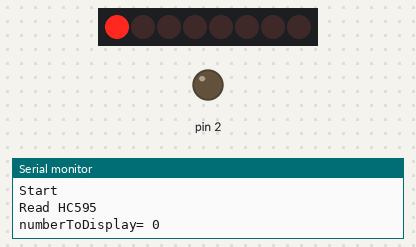
Recording of a sketch running on a simulated Arduino Uno, built with avr-gcc and run on an emulated ATmega328P. On the bench: 8 shift-register outputs drawn as a row of LEDs (first output left, lit = HIGH), output pins drawn as LEDs (lit = HIGH), the last lines printed to the serial monitor. Wiring (inferred from the names in the program): shift register (74HC595): data pin 13; shift clock pin 14; latch pin 16. Wiring (inferred from the signals the program sends): row of LEDs: on Q0, Q1, Q2, Q3, Q4, Q5, Q6, Q7. Pins used as bus, display or sensor lines are not drawn.

Above: at 0.7 s.
At 5.5 s:
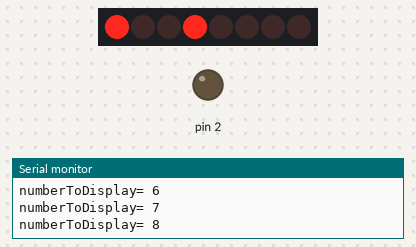
At 10.3 s:
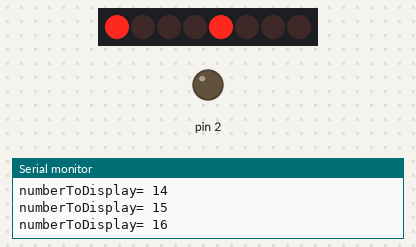
At 19.9 s:
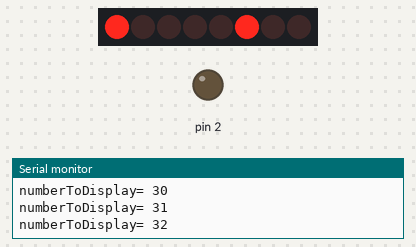
At 29.5 s:
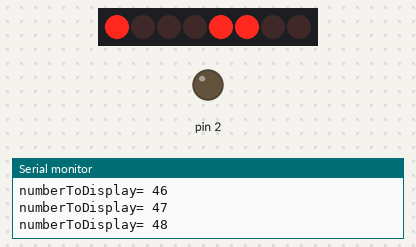
At 39.1 s:
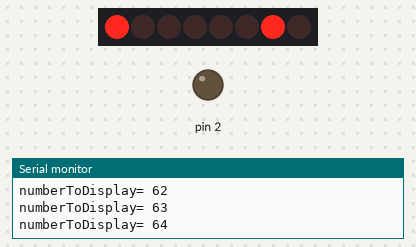
Timing chart, 0 to 40.0 s (numbered marks = the images above):
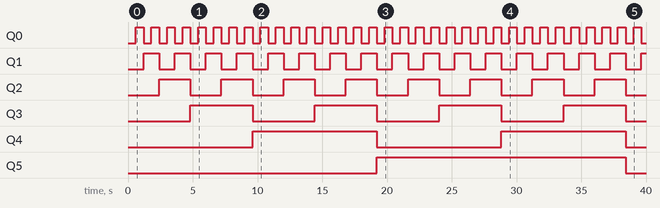

The sketch:

sketch_oct22b.ino
```cpp
//**************************************************************//
//  Name    : shiftOutCode, Hello World
//  Author  : Carlyn Maw,Tom Igoe, David A. Mellis
//  Date    : 25 Oct, 2006
//  Modified: 21 Mar 2010
//  Modified: 19 Feb 2011
//  Version : 2.0
//  Notes   : Программа использует два сдвиговых регистра 74HC595
//          : для вывода значений от 0 до 255
//****************************************************************

//Пин подключен к ST_CP входу 74HC595
int latchPin = 16;
//Пин подключен к SH_CP входу 74HC595
int clockPin = 14;
//Пин подключен к DS входу 74HC595
int dataPin = 13;


void setup() {
  //устанавливаем режим OUTPUT
  Serial.begin(115200);
  delay(10);

  // prepare GPIO2
  pinMode(2, OUTPUT);
  digitalWrite(2, 0);
  pinMode(latchPin, OUTPUT);
  pinMode(clockPin, OUTPUT);
  pinMode(dataPin, OUTPUT);
  Serial.println("Start");
}

void loop() {
  // отсчитываем от 0 до 255  и отображаем значение на светодиоде
  Serial.println("Read HC595");
    for (int numberToDisplay = 0; numberToDisplay < 256; numberToDisplay++) {
    // устанавливаем синхронизацию "защелки" на LOW
    digitalWrite(latchPin, LOW);
    // передаем последовательно на dataPin
    shiftOut(dataPin, clockPin, MSBFIRST, numberToDisplay);

    //"защелкиваем" регистр, тем самым устанавливая значения на выходах
    digitalWrite(latchPin, HIGH);
    // пауза перед следующей итерацией
    delay(600);
    Serial.print("numberToDisplay= ");
    Serial.println(numberToDisplay);
    if (numberToDisplay==254){
    numberToDisplay = 0;
    digitalWrite(2, 1);
    Serial.println("End");}
  }
 }
```

Measured:
- by itself, Q0: alternates HIGH for 0.60 s and LOW for 0.60 s
- by itself, Q1: alternates HIGH for 1.2 s and LOW for 1.2 s
- by itself, Q2: alternates HIGH for 2.4 s and LOW for 2.4 s
- by itself, Q3: alternates HIGH for 4.8 s and LOW for 4.8 s
- by itself, Q4: alternates HIGH for 9.6 s and LOW for 9.6 s
- by itself, Q5: LOW → HIGH at 19.2 s, → LOW 19.2 s later
